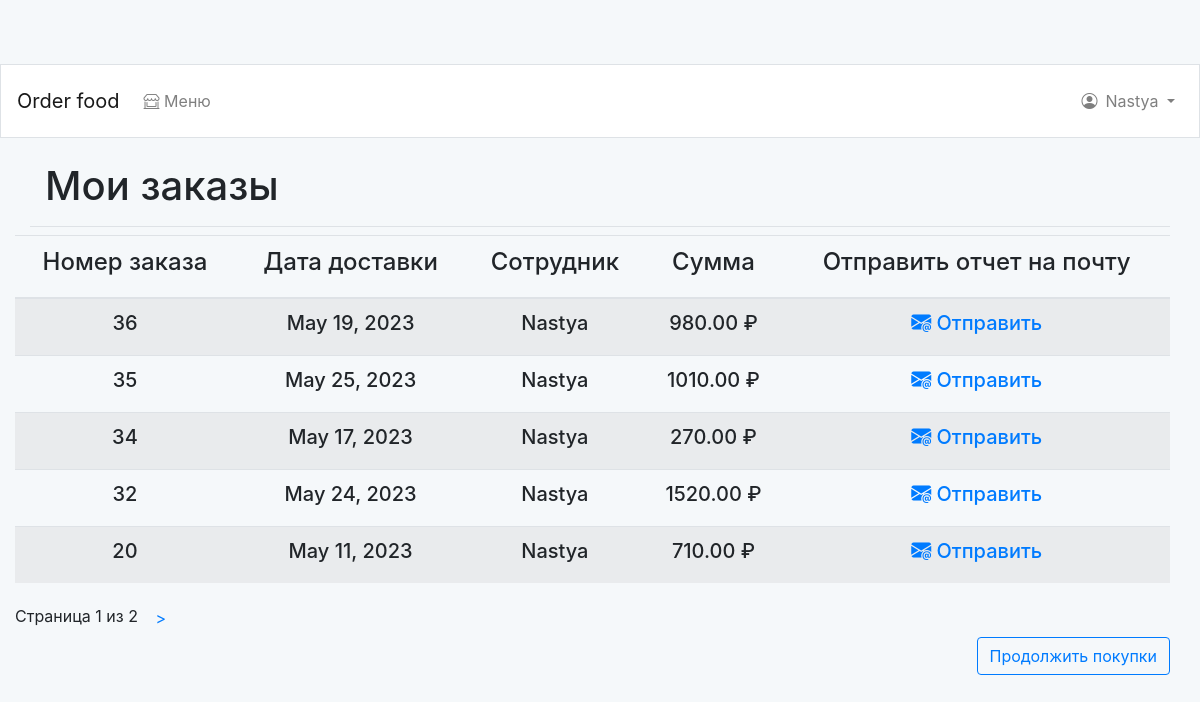
Screenshot of /orders/history/ (signed in) with the database file from the repository.
### orders/models.py (models this page shows, shortened)
class Order(models.Model):
    name = models.ForeignKey(User,
                             related_name='name_employee',
                             on_delete=models.CASCADE)
    date = models.DateField()
    created = models.DateTimeField(auto_now_add=True)
    updated = models.DateTimeField(auto_now=True)
    paid = models.BooleanField(default=False)
    class Meta:
        ordering = ['-created']
        indexes = [
            models.Index(fields=['created']),
        ]

### orders/views.py (the view)
@login_required
def get_orders_history(request):
    client = list(User.objects.filter(id=request.user.id).values())
    orders_list = [order for order in list(Order.objects.all().values())
                   if order['name_id'] == client[0]['id']]
    orders_id = [id['id'] for id in orders_list]
    print(orders_list)
    orders_item_sum = {}
    for i in orders_id:
        orders_item_sum[i] = 0
    for item in list(OrderItem.objects.all().values()):
        for i in list(orders_item_sum.keys()):
            print(item)
            if item['order_id'] == i:
                orders_item_sum[i] += item['price'] * item['quantity']
                print(orders_item_sum)
    for order in orders_list:
        if int(order['id']) in list(orders_item_sum.keys()):
            order['price'] = orders_item_sum[int(order['id'])]
    paginator = Paginator(orders_list, 5)
    page_number = request.GET.get('page', 1)
    try:
        orders = paginator.page(page_number)
    except PageNotAnInteger:
        orders = paginator.page(1)
    except EmptyPage:
        orders = paginator.page(paginator.num_pages)
    return render(request,
                  'orders/order/history.html',
                  {'orders': orders})

### cart/cart.py (called while the page is built)
    def __len__(self):
        return sum(item['quantity'] for item in self.cart.values())

### cart/context_processors.py (called while the page is built)
def cart(request):
    return {'cart': Cart(request)}

### orders/templates/orders/order/history.html (shortened to what this page needs)
{% extends "food_order/base.html" %}
{% load static %}
{% block page_header %}
  <h1>Мои заказы</h1>
{% endblock %}
{% block content %}
  <div class="row mr-auto">
    <div class="col-md-12 col-sm-12">
      <table class="table table-striped shoplist">
        <thead class="shopunit" >
          <tr>
            <th class="primary">
              <h4 class="text-center">Номер заказа</h4>
            </th>
            <th class="primary">
              <h4 class="text-center">Дата доставки</h4>
            </th>
            <th class="primary">
              <h4 class="text-center">Сотрудник</h4>
            </th>
            <th class="primary">
              <h4 class="text-center">Сумма</h4>
            </th>
            <th class="primary">
              <h4 class="text-center">Отправить отчет на почту</h4>
            </th>
          </tr>
        </thead>
        <tbody>
          {% for order in orders %}
            <tr>
              <td>
                <h5 class="text-center">{{ order.id }}</h5>
              </td>
              <td>
                <h5 class="text-center">{{ order.date }}</h5>
              </td>
              <td>
                <h5 class="text-center">{{ user.username }}</h5>
              </td>
              <td>
                  <h5 class="text-center">{{ order.price }} ₽</h5>
              </td>
              <td>
                <a href="{% url 'orders:order_pdf' order.id %}"><h5 class="text-center"><i class="bi bi-envelope-at-fill"></i> Отправить</h5></a>
              </td>
            </tr>
          {% endfor %}
        </tbody>
      </table>
      {% include "pagination.html" with page=orders %}
      <p class="text-right">
        <a  href="{% url 'food_order:dish_list' %}" class="btn btn-outline-primary">Продолжить покупки</a>
      </p>
    </div>
  </div>
{% endblock %}

### food_order/templates/food_order/base.html (shortened to what this page needs)
<!doctype html>
<html lang="en">
  <head>
    <link rel="stylesheet" href="https://cdn.jsdelivr.net/npm/bootstrap@4.0.0/dist/css/bootstrap.min.css">
    <link rel="stylesheet" href="https://cdn.jsdelivr.net/npm/bootstrap-icons@1.10.5/font/bootstrap-icons.css">
    <link rel="stylesheet" type="text/css" href="base.css">
  </head>
  <body>
      <nav class="navbar navbar-expand-md navbar-light  mb-4 border" style="background-color: #ffffff;">
        {% if user.is_authenticated %}
          <a class="navbar-brand" href="{% url 'food_order:dish_list'%}">
              Order food</a>
        {% else %}
          <a class="navbar-brand" href="{% url 'food_order:index'%}">
              Order food</a>
        {% endif %}
        <div class="collapse navbar-collapse" id="navbarCollapse">
          <ul class="navbar-nav mr-auto">
            <li class="nav-item my-2">
              <a class="nav-link" href="{% url 'food_order:dish_list' %}">
                <i class="bi bi-shop-window"></i> Меню</a>
            </li>
          </ul>
          <ul class="navbar-nav ml-auto">
            {% if user.is_authenticated %}
              <li class="nav-item dropdown my-2">
                <a class="nav-link dropdown-toggle" href="#" role="button" data-toggle="dropdown" aria-haspopup="true" aria-expanded="false">
                  <i class="bi bi-person-circle mr-2 mt-2"></i>{{ user.username }}
                </a>
              </li>
            {% endif %}
          </ul>
        </div>
      </nav>
        <div class="container pb-2 mb-2 border-bottom">
            {% block page_header %}{% endblock page_header %}
        </div>
        <div class="container-fluid  mb-2 noborder" >
            {% block content %}{% endblock content %}
        </div>
  </body>
</html>

### static/css/base.css (style rules this page uses)
body { padding-top: 4em; background-color: #F5F8FA; }

### rows the page displays
Order: id "36", date "May 19, 2023", price "980.00"
Order: id "35", date "May 25, 2023", price "1010.00"
Order: id "34", date "May 17, 2023", price "270.00"
Order: id "32", date "May 24, 2023", price "1520.00"
Order: id "20", date "May 11, 2023", price "710.00"

### other values shown
{{ user.username }} "Nastya"
{{ page.number }} "1"
{{ page.paginator.num_pages }} "2"
